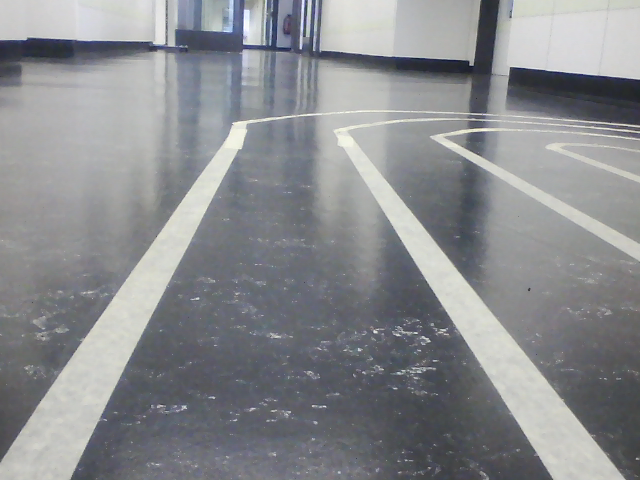
#> input picture model_task-3-1/camera3.png, 640 x 480 px
$ python test2.py   (older library calls are emulated)
#> lines starting #> are read from the running program, lines starting #| are printed output that depends on the picture; after the words box and inside, x2 and y2 are one past the last pixel; in counts of white or black regions, pixels touching at a corner belong together
import cv2
import numpy as np

'''src = np.float32([
    [94, 717],
    [267, 475],
    [783, 464],
    [941, 718]
])'''

'''src = np.float32([
    [0, 479],
    [117, 304],
    [452, 297],
    [569, 479]
])'''

src = np.float32([
    [0, 461],
    [152, 244],
    [436, 244],
    [610, 461]
])

dst = np.float32([
    [0, 127],
    [0, 0],
    [255, 0],
    [255, 127]
])

cv2.namedWindow("Result", cv2.WINDOW_NORMAL)
cv2.resizeWindow("Result", 1000, 1000)

img = cv2.imread("camera3.png")
#> img is the input picture: shape (480, 640, 3); mean B, G, R 142.7, 139.6, 137.7
matrix = cv2.getPerspectiveTransform(src, dst)
bev = cv2.warpPerspective(img, matrix, (256, 127))
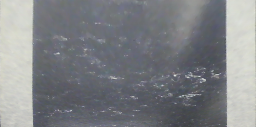
#> bev: shape (127, 256, 3); mean B, G, R 133.9, 130.3, 127.9

gray = cv2.cvtColor(bev, cv2.COLOR_BGR2GRAY)
denoised = cv2.GaussianBlur(gray, (9,9), 0)
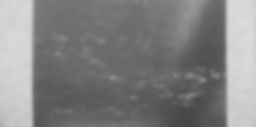
#> denoised: shape (127, 256); min 69, max 219, mean 130

clahe = cv2.createCLAHE(clipLimit=2.0, tileGridSize=(8,8))
enhanced = clahe.apply(denoised)
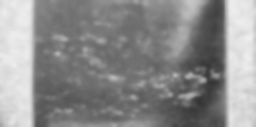
#> enhanced: shape (127, 256); min 51, max 238, mean 140.3

def getlines():
    #sx = np.abs(cv2.Sobel(enhanced, cv2.CV_64F, 1, 0, ksize=31))
    #edges = np.uint8(255 * sx / (sx.max() + 1e-6))
    #_, edges = cv2.threshold(edges, 15, 255, cv2.THRESH_BINARY)
    med = np.median(denoised)
#> med = 111
    edges = cv2.Canny(denoised, threshold1=int(0.3*med), threshold2=int(0.8*med), apertureSize=3, L2gradient=True)
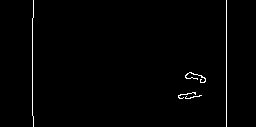
#> edges: shape (127, 256); 1.1% white in thin lines or dots, all inside (x1, y1, x2, y2) = (32, 0, 227, 127)
    edges_denoised = cv2.GaussianBlur(edges, (9,9), 0)
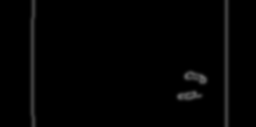
#> edges_denoised: shape (127, 256); min 0, max 101, mean 2.9

    # [5 lines of commented-out code are left out]

    lines = cv2.HoughLinesP(edges_denoised, rho=1, theta=np.pi / 180, threshold=90, minLineLength=40, maxLineGap=60)
#> lines = 13 rows, first 6: [30, 0, 37, 126], [227, 0, 229, 126], [225, 126, 225, 0], [222, 0, 224, 126], [30, 126, 37, 0], [230, 126, 230, 0]
    vertical_lines = []

    result = enhanced.copy()
    result = cv2.cvtColor(result, cv2.COLOR_GRAY2BGR)
    if lines is not None:
        for line in lines:
            x1, y1, x2, y2 = line[0]

            angle = np.degrees(np.arctan2(y2 - y1, x2 - x1))

            # Nur nahezu senkrechte Linien (+/- 5 Grad)
            if abs(abs(angle) - 90) <= 90:
                vertical_lines.append(line)
                overlay = np.zeros_like(result)

                cv2.line(overlay, (x1, y1), (x2, y2), (0, 0, 255), 3)
                alpha = 0.3
                result = cv2.addWeighted(overlay, alpha, result, 1, 0)
#> this loop made 13 passes
#> (x1, y1, x2, y2, angle) on passes 1 to 12: (30, 0, 37, 126, 86.82), (227, 0, 229, 126, 89.09), (225, 126, 225, 0, -90), (222, 0, 224, 126, 89.09), (30, 126, 37, 0, -86.82), (230, 126, 230, 0, -90), (29, 126, 35, 0, -87.27), (226, 126, 226, 0, -90), (28, 117, 30, 9, -88.94), (222, 126, 222, 14, -90), (33, 126, 37, 3, -88.14), (229, 112, 229, 0, -90)
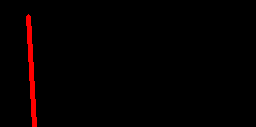
#> overlay: shape (127, 256, 3); mean of channels 0, 1, 2 0, 0, 4.4; drawn as B, G, R
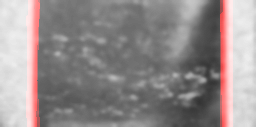
#> result: shape (127, 256, 3); mean B, G, R 140.3, 140.3, 147.9
#> after the loop, vertical_lines = 13 items, first 6: [[30, 0, 37, 126]], [[227, 0, 229, 126]], [[225, 126, 225, 0]], [[222, 0, 224, 126]], [[30, 126, 37, 0]], [[230, 126, 230, 0]]

    return result

#result = img
result = getlines()

cv2.imshow("Result", result)

cv2.waitKey(0)

cv2.destroyAllWindows()

# 94, 717
# 267, 475
# 783, 464
# 941, 718

$ run again, with model_task-3-1/camera2.png copied over model_task-3-1/camera3.png
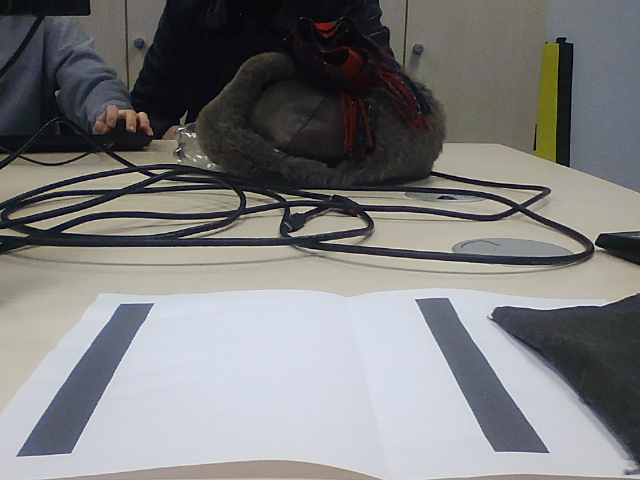
#> input picture model_task-3-1/camera2.png, 640 x 480 px
#> img is the input picture: shape (480, 640, 3); mean B, G, R 125.9, 125.7, 125.2
#> med = 198
#> in getlines, `edges = cv2.Canny(denoised, threshold1=int(0.3*med), threshold2=int(0...`:
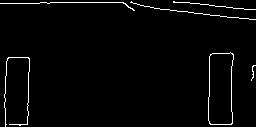
#> edges: shape (127, 256); 2.3% white in thin lines or dots
#> lines = 14 rows, first 6: [0, 2, 255, 7], [0, 3, 255, 12], [0, 1, 255, 5], [0, 0, 211, 0], [0, 4, 255, 13], [124, 9, 250, 14]
#> the loop in getlines, `for line in lines:` made 14 passes
#> (x1, y1, x2, y2, angle) on passes 1 to 8: (0, 2, 255, 7, 1.12), (0, 3, 255, 12, 2.02), (0, 1, 255, 5, 0.899), (0, 0, 211, 0, 0), (0, 4, 255, 13, 2.02), (124, 9, 250, 14, 2.27), (128, 12, 255, 18, 2.7), (125, 10, 255, 15, 2.2)
#> after the loop in getlines, `for line in lines:`:
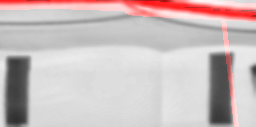
#> result: shape (127, 256, 3); mean B, G, R 190.1, 190.1, 203.7
#> after the loop in getlines, `for line in lines:`: vertical_lines = 14 items, first 6: [[0, 2, 255, 7]], [[0, 3, 255, 12]], [[0, 1, 255, 5]], [[0, 0, 211, 0]], [[0, 4, 255, 13]], [[124, 9, 250, 14]]
